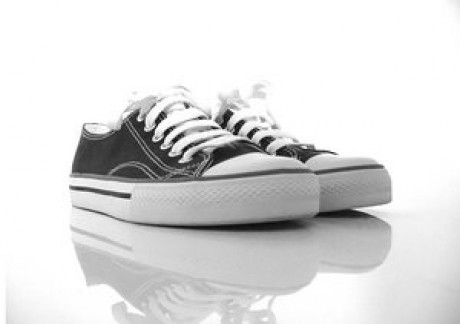
%> input picture obrazky/shoes.jpg, 460 x 324 px
$ octave demo_bitplanes.m   (GNU Octave 9; MATLAB toolbox functions it lacks are replaced by stand-ins)
%> lines starting %> are read from the running program, lines starting %| are printed output that depends on the picture
### ruzne/binary2gray.m
function gray = binary2gray(bin)

% Prevadi (primy) binarni kod na Grayuv
% Vstupem je binarni cislo jako textovy retezec
% nebo matice textovych retezcu
%
% Priklad: binary2gray('11011001')
%          10110101
%
% Priklad: binary2gray(['10111'; '11101'; '11000'])
%          11100
%          10011
%          10100

% (c) 2012-2014 Peter Tropp, Pavel Rajmic, Zdenek Prusa,
%               Vysoke uceni technicke v Brne


%% alokace pameti
gray = bin;

%% Vetveni podle narocnosti
% Na zacatku se rozhoduje, zda je vyhodnejsi konvertovat tak, ze se nejprve
% vytvori kompletni tabulka a z ni se pak jen vycita (vyhodne, kdyz cisel
% ke konverzi je mnoho a opakuji se), nebo naopak tak, ze se bude brat
% cislo po cisle (vyhodne, kdyz cisel je malo)

pocet_cisel = size(bin,1);
pocet_bitu = size(bin,2);

if  2^pocet_bitu < pocet_cisel %tabulkou to bude vyhodnejsi

    radku_tab = 2^pocet_bitu;
    table = dec2bin(0:radku_tab-1); %tabulka s primymi binarnimy kody

    %prvni bit je shodny, nasledujici cyklus prochazi dalsi bity ktere se XORuji
    %s predchazejicimi az do konce
    for row = 1:radku_tab %kazdy radek tabulky zvlast
        for i = 2:pocet_bitu
            dalsibit = xor(str2num(table(row,i-1)), str2num(table(row,i)));
            table(row,i) = num2str(dalsibit);
        end
    end
    %v table je nyni Grayuv kod

    gray = table(bin2dec(bin)+1,:);

else

    %prvni bit je shodny, nasledujici cyklus prochazi dalsi bity ktere se XORuji
    %s predchazejicimi az do konce
    for row = 1:pocet_cisel %kazde cislo zvlast
        for i = 2:pocet_bitu
            dalsibit = xor(str2num(bin(row,i-1)), str2num(bin(row,i)));
            gray(row,i) = num2str(dalsibit);
        end
    end

end

### bit_roviny/demo_bitplanes.m
% Skript vypocte a zobrazi bitove roviny obrázku (normalni a Grayovy).
% Vstupní obrázek mùže být i barevný, ale v tom pøípadì se nejprve pøevede
% do stupnu sedi.

% (c) 2012-2014 Jiøí Kovaøík, Pavel Rajmic, VUT v Brnì

close all
clc

%% Vstupni parametry
filename = 'shoes.jpg'; %nazev souboru s obrazkem
Gray = true; %zda nas zajimaji take Grayovy roviny
writefiles = false; %true;%  %jestli se maji roviny ulozit jako samostatne obrazky (v aktualnim adresari)


%% Naètení obrázku
Y = imread(filename);
%> Y is the input picture: size 324x460x3 uint8; min 3, max 255, mean 220.7
if ndims(Y) > 2
    Y = double(rgb2gray(Y));
%> Y: size 324x460 double
end
% Y=Y(200:290,130:190);

%% Alokace pamìti pro bitové roviny
[M,N] = size(Y);
%> M = 324; N = 460
bp  = zeros(M,N,8); %3D-matice pro klasicke roviny
if Gray
    bpg = zeros(M,N,8); %3D-matice pro Grayovy roviny
end

%% Vypocet bitovych rovin klasickych
Z = Y(:); %serazeni do vektoru
disp(['Vypocet klasickych bitovych rovin'])
bitstrings = dec2bin(Z); % binarni vyjadreni
%> bitstrings = 149040 items

mask = zeros(M*N,1); %maska pro budouci porovnavani - alokace pameti
for cnt = 1:8
    mask = (bitstrings(:,cnt) == '1'); %porovnani retezcu - je to jednicka?
    bp(:,:,cnt) = reshape(mask*255,M,N);
end

%% Vypocet bitovych rovin Grayovych
if Gray
    disp(['Vypocet Grayovych bitovych rovin (muze trvat dlouho)'])
    bitstrings_gray = binary2gray(bitstrings); % prepocet do Grayova kodu
%> in binary2gray, `pocet_cisel = size(bin,1);`: pocet_cisel = 149040
%> in binary2gray, `pocet_bitu = size(bin,2);`: pocet_bitu = 8
%> in binary2gray, `radku_tab = 2^pocet_bitu;`: radku_tab = 256
%> in binary2gray, `table = dec2bin(0:radku_tab-1);`: table = 256 items
%> bitstrings_gray = 149040 items

    mask = zeros(M*N,1); %maska pro budouci porovnavani - alokace pameti
    for cnt = 1:8
        mask = (bitstrings_gray(:,cnt) == '1'); %porovnani retezcu - je to jednicka?
        bpg(:,:,cnt) = reshape(mask*255,M,N);
    end
end

%% Zobrazeni v jedne figure - klasicke
figure
% Original
subplot(3,3,1)
image(uint8(Y))
colormap(gray(255))
title('Originální obrázek')
axis off
axis image

% Bitove roviny
for cnt=1:8
    subplot(3,3,cnt+1)
    image(uint8(bp(:,:,cnt)))
    colormap(gray(255))
    title([num2str(cnt) '. bitová rovina'])
    axis off
    axis image
end
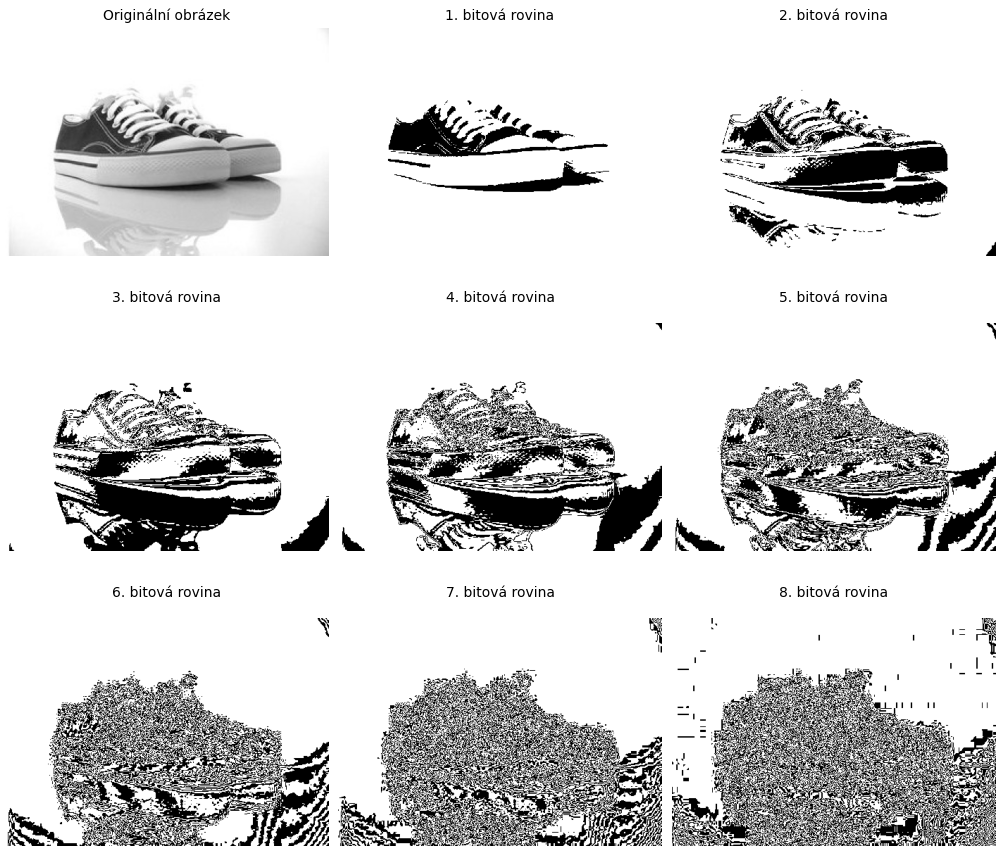
%> figure redrawn from the program's plot data, 9 panels

%% Zobrazeni v jedne figure - Grayovy
if Gray
    figure
    % Original
    subplot(3,3,1)
    image(uint8(Y))
    colormap(gray(255))
    title('Originální obrázek')
    axis off
    axis image

    % Bitove roviny
    for cnt=1:8
        subplot(3,3,cnt+1)
        image(uint8(bpg(:,:,cnt)))
        colormap(gray(255))
        title([num2str(cnt) '. Gray-bitová rovina'])
        axis off
        axis image
    end
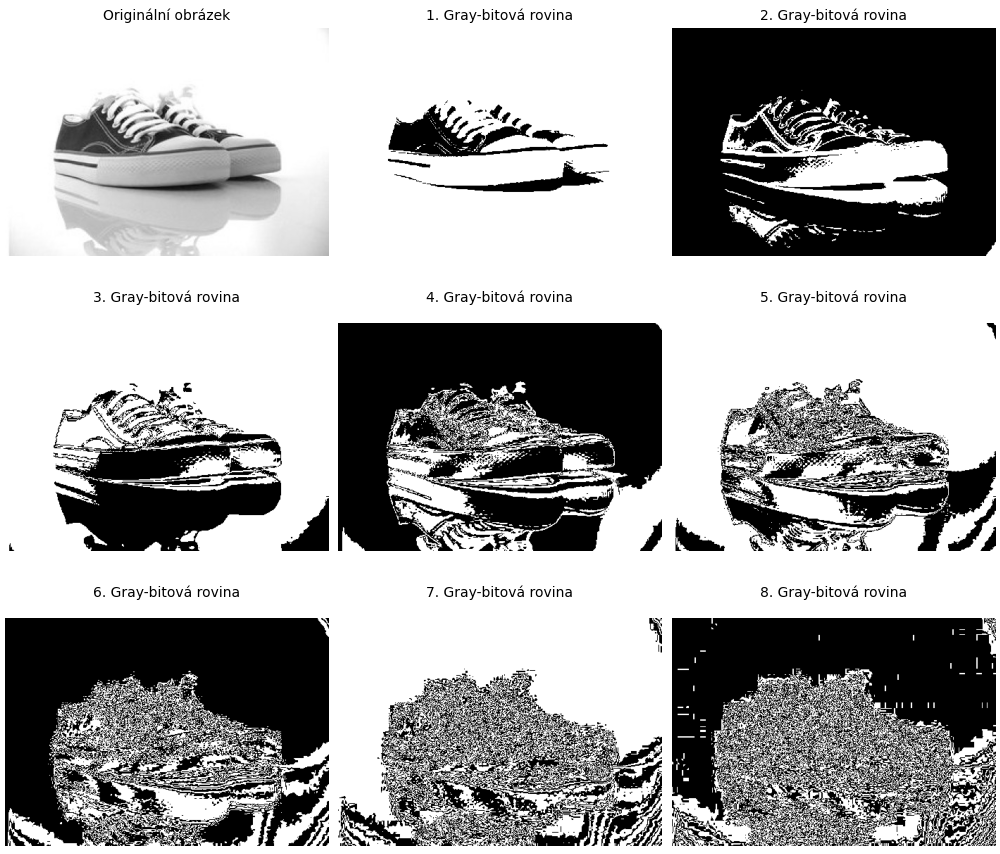
%> figure redrawn from the program's plot data, 9 panels
end

%% Samostatne obrazky zapsat na disk
if writefiles
    figure
    image(uint8(Y))
    colormap(gray(255))
    title('Vstupni obrazek')
    axis off
    axis image
    imwrite(uint8(Y),'obr-bit_roviny-vstupni.png')

    %klasicke roviny
    for cnt = 1:8
        figure
        image(uint8(bp(:,:,cnt)))
        colormap(gray(255))
        title(['Obrazek odpovidajici bitove hladine c. ' num2str(cnt)])
        axis off
        axis image
        imwrite(uint8(bp(:,:,cnt)),['obr-bitova_rovina_' num2str(cnt) '.png'])
    end

    %Grayovy roviny
    if Gray
        for cnt = 1:8
            figure
            image(uint8(bp(:,:,cnt)))
            colormap(gray(255))
            title(['Obrazek odpovidajici Grayove bitove hladine c. ' num2str(cnt)])
            axis off
            axis image
            imwrite(uint8(bpg(:,:,cnt)),['obr-bitova_rovina_Gray_' num2str(cnt) '.png'])
        end
    end
end
